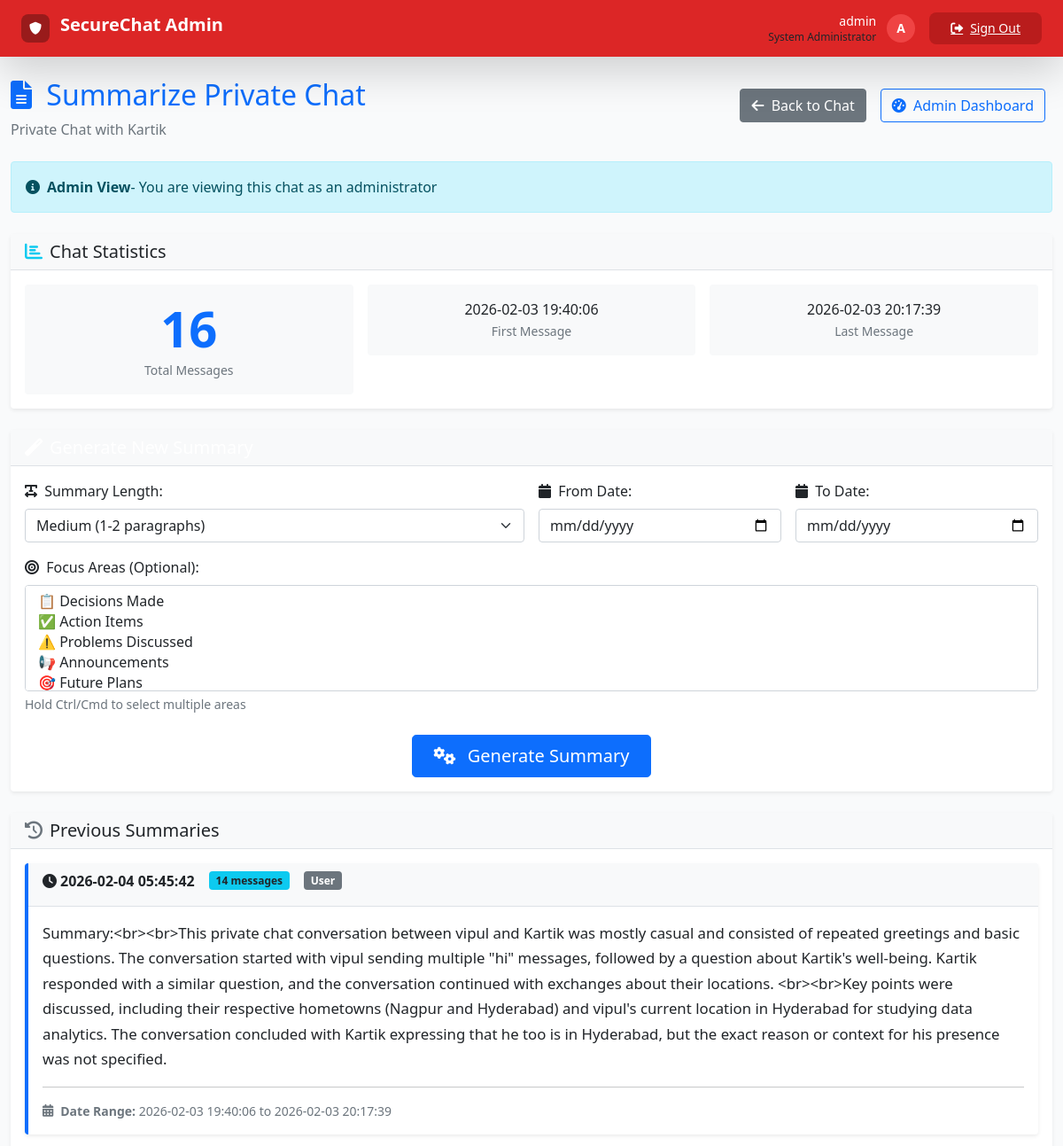
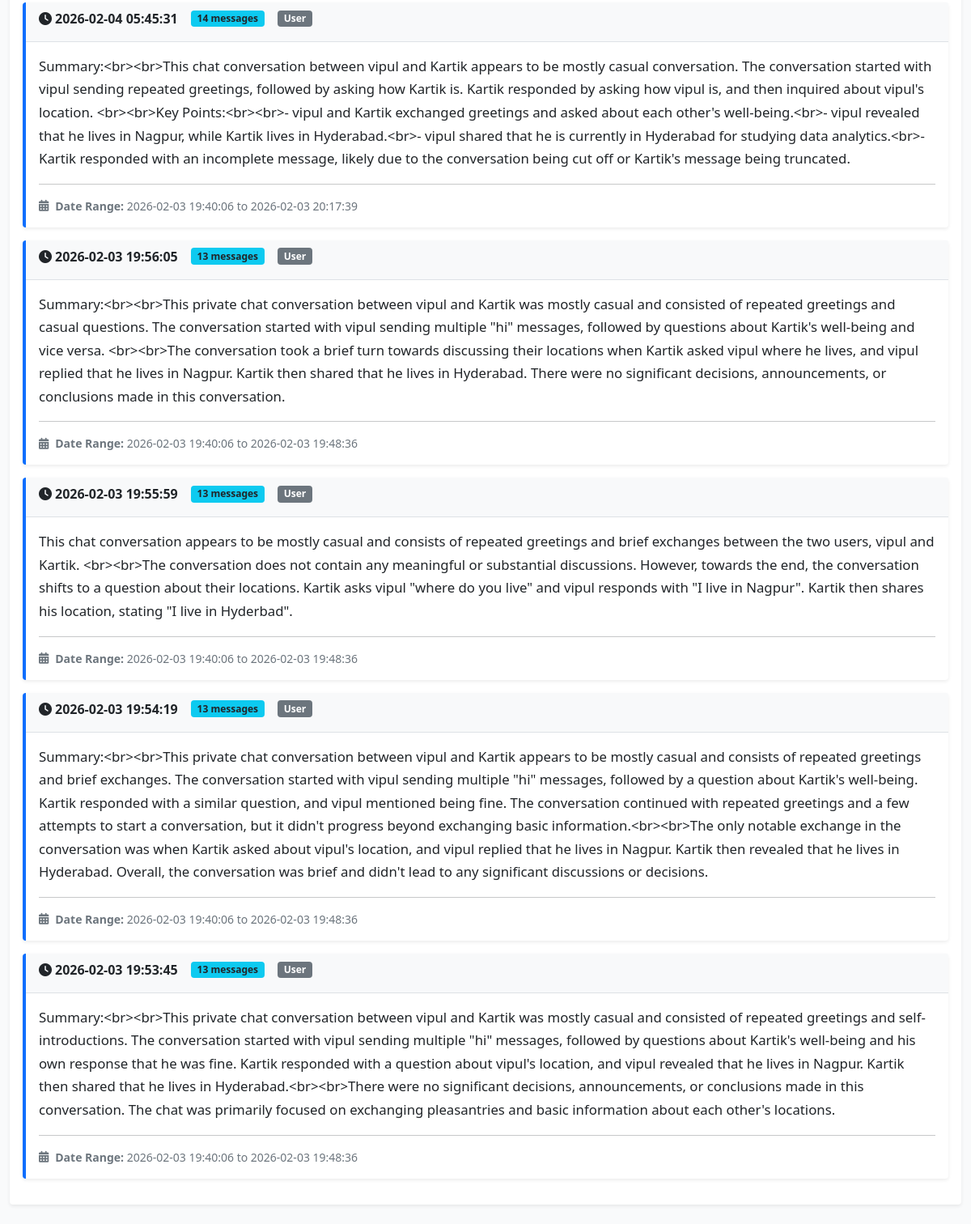
The app's page /summarize_chat/private/13 (signed in) with its own data (2 pictures, top to bottom).
### tables this page shows
CREATE TABLE chat_summaries (
                id INTEGER PRIMARY KEY AUTOINCREMENT,
                chat_type TEXT NOT NULL CHECK (chat_type IN ('private', 'group')),
                chat_id INTEGER NOT NULL,
                summary_text TEXT NOT NULL,
                message_count INTEGER NOT NULL,
                date_range_start TIMESTAMP NOT NULL,
                date_range_end TIMESTAMP NOT NULL,
                created_at TIMESTAMP DEFAULT CURRENT_TIMESTAMP,
                created_by INTEGER NOT NULL,
                created_by_type TEXT NOT NULL CHECK (created_by_type IN ('admin', 'user'))
            );

### app.py (the view, shortened to what this page needs)
@app.route('/summarize_chat/<chat_type>/<int:chat_id>')
@login_or_admin_required
def summarize_chat_page(chat_type, chat_id):
    if 'user_id' in session:
        blocked_check = check_user_blocked_if_user()
        if blocked_check:
            return blocked_check
    conn = get_db_connection()
    is_admin = 'admin_id' in session
    current_user_id = session.get('user_id') if not is_admin else None
    if chat_type == 'private':
        if is_admin:
            other_user = conn.execute(
                'SELECT id, username FROM users WHERE id = ?', (chat_id,)
            ).fetchone()
            if not other_user:
                flash('User not found!')
                conn.close()
                return redirect(url_for('admin_dashboard'))
            chat_name = f"Private Chat with {other_user['username']}"
    existing_summaries = conn.execute('''
        SELECT * FROM chat_summaries
        WHERE chat_type = ? AND chat_id = ?
        ORDER BY created_at DESC
        LIMIT 10
    ''', (chat_type, chat_id)).fetchall()
    if chat_type == 'private':
        if is_admin:
            stats = conn.execute('''
                SELECT COUNT(*) as count, MIN(created_at) as first_msg, MAX(created_at) as last_msg
                FROM messages
                WHERE message_type = 'private' AND (recipient_id = ? OR sender_id = ?)
            ''', (chat_id, chat_id)).fetchone()
    else:
        stats = conn.execute('''
            SELECT COUNT(*) as count, MIN(created_at) as first_msg, MAX(created_at) as last_msg
            FROM messages
            WHERE message_type = 'group' AND group_id = ?
        ''', (chat_id,)).fetchone()
    conn.close()
    chat_info = {
        'type': chat_type,
        'id': chat_id,
        'name': chat_name,
        'is_admin': is_admin
    }
    return render_template('summarize_chat.html',
                         chat_info=chat_info,
                         existing_summaries=existing_summaries,
                         stats=stats)

### app.py (called while the page is built)
@app.template_filter('nl2br')
def nl2br_filter(text):
    if text:
        return text.replace('\n', '<br>')
    return text

def get_db_connection():
    conn = sqlite3.connect('chat.db')
    conn.row_factory = sqlite3.Row
    return conn

def login_or_admin_required(f):
    @wraps(f)
    def decorated_function(*args, **kwargs):
        if 'user_id' not in session and 'admin_id' not in session:
            flash('Please log in to access this page.')
            return redirect(url_for('login'))
        return f(*args, **kwargs)
    return decorated_function

### templates/summarize_chat.html (shortened to what this page needs)
{% extends "base.html" %}
{% block content %}
<link href="https://cdn.jsdelivr.net/npm/bootstrap@5.1.3/dist/css/bootstrap.min.css" rel="stylesheet">
<link href="https://cdnjs.cloudflare.com/ajax/libs/font-awesome/6.0.0/css/all.min.css" rel="stylesheet">
<div class="container-fluid py-4">
    <div class="row">
        <div class="col-12">
            <div class="d-flex justify-content-between align-items-center mb-4 flex-wrap">
                <div>
                    <h2 class="mb-2 text-primary">
                        <i class="fas fa-file-alt me-2"></i>
                        Summarize {{ chat_info.type|title }} Chat
                    </h2>
                    <p class="text-muted mb-0">{{ chat_info.name }}</p>
                </div>
                <div class="d-flex gap-2 flex-wrap">
                    <a href="{{ url_for('chat', chat_type=chat_info.type, chat_id=chat_info.id) }}"
                       class="btn btn-secondary">
                        <i class="fas fa-arrow-left me-1"></i> Back to Chat
                    </a>
                    {% if chat_info.is_admin %}
                        <a href="{{ url_for('admin_dashboard') }}" class="btn btn-outline-primary">
                            <i class="fas fa-tachometer-alt me-1"></i> Admin Dashboard
                        </a>
                    {% else %}
                        <a href="{{ url_for('dashboard') }}" class="btn btn-outline-primary">
                            <i class="fas fa-tachometer-alt me-1"></i> Dashboard
                        </a>
                    {% endif %}
                </div>
            </div>
            {% if chat_info.is_admin %}
                <div class="alert alert-info d-flex align-items-center mb-4">
                    <i class="fas fa-info-circle me-2"></i>
                    <strong>Admin View</strong> - You are viewing this chat as an administrator
                </div>
            {% endif %}
            <div class="card shadow-sm mb-4">
                <div class="card-header bg-light">
                    <h5 class="card-title mb-0 d-flex align-items-center">
                        <i class="fas fa-chart-bar text-info me-2"></i> Chat Statistics
                    </h5>
                </div>
                <div class="card-body">
                    <div class="row g-3">
                        <div class="col-md-4">
                            <div class="text-center p-3 bg-light rounded">
                                <div class="display-4 text-primary fw-bold">{{ stats.count or 0 }}</div>
                                <small class="text-muted fw-semibold">Total Messages</small>
                            </div>
                        </div>
                        <div class="col-md-4">
                            <div class="text-center p-3 bg-light rounded">
                                <div class="fs-6 fw-semibold text-dark">{{ stats.first_msg or 'N/A' }}</div>
                                <small class="text-muted fw-semibold">First Message</small>
                            </div>
                        </div>
                        <div class="col-md-4">
                            <div class="text-center p-3 bg-light rounded">
                                <div class="fs-6 fw-semibold text-dark">{{ stats.last_msg or 'N/A' }}</div>
                                <small class="text-muted fw-semibold">Last Message</small>
                            </div>
                        </div>
                    </div>
                </div>
            </div>
            <div class="card shadow-sm mb-4">
                <div class="card-header bg-primary text-white">
                    <h5 class="card-title mb-0 d-flex align-items-center">
                        <i class="fas fa-magic me-2"></i> Generate New Summary
                    </h5>
                </div>
                <div class="card-body">
                    <form id="summaryForm">
                        <div class="row g-3 mb-3">
                            <div class="col-lg-6">
                                <label for="summary_length" class="form-label fw-semibold">
                                    <i class="fas fa-text-width me-1"></i> Summary Length:
                                </label>
                                <select class="form-select" id="summary_length" name="summary_length">
                                    <option value="medium" selected>Medium (1-2 paragraphs)</option>
                                </select>
                            </div>
                            <div class="col-lg-3">
                                <label for="date_from" class="form-label fw-semibold">
                                    <i class="fas fa-calendar me-1"></i> From Date:
                                </label>
                                <input type="date" class="form-control" id="date_from" name="date_from">
                            </div>
                            <div class="col-lg-3">
                                <label for="date_to" class="form-label fw-semibold">
                                    <i class="fas fa-calendar me-1"></i> To Date:
                                </label>
                                <input type="date" class="form-control" id="date_to" name="date_to">
                            </div>
                        </div>
                        <div class="mb-4">
                            <label for="focus_areas" class="form-label fw-semibold">
                                <i class="fas fa-bullseye me-1"></i> Focus Areas (Optional):
                            </label>
                            <select class="form-select" id="focus_areas" name="focus_areas" multiple style="height: 120px;">
                                <option value="decisions">📋 Decisions Made</option>
                                <option value="action_items">✅ Action Items</option>
                                <option value="problems">⚠️ Problems Discussed</option>
                                <option value="announcements">📢 Announcements</option>
                                <option value="plans">🎯 Future Plans</option>
                            </select>
                            <div class="form-text">Hold Ctrl/Cmd to select multiple areas</div>
                        </div>
                        <div class="text-center">
                            <button type="submit" class="btn btn-primary btn-lg px-4" id="generateBtn">
                                <i class="fas fa-cogs me-2"></i> Generate Summary
                            </button>
                        </div>
                    </form>
                </div>
            </div>
            <div class="card shadow-sm">
                <div class="card-header bg-light">
                    <h5 class="card-title mb-0 d-flex align-items-center">
                        <i class="fas fa-history text-secondary me-2"></i> Previous Summaries
                    </h5>
                </div>
                <div class="card-body">
                    {% if existing_summaries %}
                        {% for summary in existing_summaries %}
                        <div class="card mb-3 border-start border-primary border-4">
                            <div class="card-header bg-light">
                                <div class="d-flex justify-content-between align-items-start flex-wrap">
                                    <div class="d-flex flex-wrap align-items-center gap-2 mb-2 mb-md-0">
                                        <strong class="text-dark">
                                            <i class="fas fa-clock me-1"></i>{{ summary.created_at }}
                                        </strong>
                                        <span class="badge bg-info text-dark">{{ summary.message_count }} messages</span>
                                        <span class="badge bg-secondary">{{ summary.created_by_type|title }}</span>
                                    </div>
                                </div>
                            </div>
                            <div class="card-body">
                                <div class="summary-text mb-3">{{ summary.summary_text|safe|nl2br }}</div>
                                <hr>
                                <small class="text-muted d-flex align-items-center">
                                    <i class="fas fa-calendar-alt me-2"></i>
                                    <strong>Date Range:</strong>&nbsp;{{ summary.date_range_start }} to {{ summary.date_range_end }}
                                </small>
                            </div>
                        </div>
                        {% endfor %}
                    {% endif %}
                </div>
            </div>
        </div>
    </div>
</div>
{% endblock %}

### templates/base.html (shortened to what this page needs)
<!DOCTYPE html>
<html lang="en">
<head>
    <script src="https://cdn.tailwindcss.com"></script>
    <link rel="stylesheet" href="https://cdnjs.cloudflare.com/ajax/libs/font-awesome/6.4.0/css/all.min.css">
</head>
<body class="bg-gray-50 font-sans antialiased">
    <nav class="{% if session.admin_id %}bg-admin-600{% else %}bg-primary-600{% endif %} shadow-lg sticky top-0 z-40">
        <div class="max-w-7xl mx-auto px-4 sm:px-6 lg:px-8">
            <div class="flex justify-between items-center h-16">
                <div class="flex items-center">
                    <div class="flex-shrink-0 flex items-center">
                        <div class="w-8 h-8 {% if session.admin_id %}bg-admin-800{% else %}bg-primary-800{% endif %} rounded-lg flex items-center justify-center mr-3">
                            <i class="fas fa-shield-alt text-white text-sm"></i>
                        </div>
                        <h1 class="text-white text-xl font-semibold">
                            {% if session.admin_id %}
                                SecureChat <span class="text-admin-200">Admin</span>
                            {% else %}
                                SecureChat <span class="text-primary-200">Pro</span>
                            {% endif %}
                        </h1>
                    </div>
                </div>
                <div class="flex items-center space-x-4">
                    {% if session.username or session.admin_username %}
                        <div class="flex items-center space-x-3">
                            <div class="hidden md:block text-right">
                                <div class="text-white text-sm font-medium">
                                    {{ session.admin_username or session.username }}
                                </div>
                                <div class="{% if session.admin_id %}text-admin-200{% else %}text-primary-200{% endif %} text-xs">
                                    {% if session.admin_id %}System Administrator{% else %}User{% endif %}
                                </div>
                            </div>
                            <div class="w-8 h-8 {% if session.admin_id %}bg-admin-500{% else %}bg-primary-500{% endif %} rounded-full flex items-center justify-center">
                                <span class="text-white text-sm font-semibold">
                                    {{ (session.admin_username or session.username)[0].upper() }}
                                </span>
                            </div>
                        </div>
                        <a href="{{ url_for('logout') }}"
                           class="{% if session.admin_id %}bg-admin-700 hover:bg-admin-800{% else %}bg-primary-700 hover:bg-primary-800{% endif %} text-white px-4 py-2 rounded-lg text-sm font-medium transition-colors duration-200 flex items-center">
                            <i class="fas fa-sign-out-alt mr-2"></i>
                            <span class="hidden sm:inline">Sign Out</span>
                        </a>
                    {% endif %}
                </div>
            </div>
        </div>
    </nav>
    <main>
        {% block content %}{% endblock %}
    </main>
</body>
</html>

### templates/summarize_chat.html (style rules this page uses)
.summary-text { line-height: 1.7; font-size: 1.05rem; white-space: pre-wrap; word-wrap: break-word; }
.card { border: none; box-shadow: 0 0.125rem 0.25rem rgba(0, 0, 0, 0.075); transition: all 0.15s ease-in-out; }
.card-header { background-color: #f8f9fa !important; border-bottom: 1px solid #dee2e6; }
.btn { transition: all 0.15s ease-in-out; font-weight: 500; }
.form-select, .form-control { border: 1px solid #ced4da; transition: border-color 0.15s ease-in-out, box-shadow 0.15s ease-in-out; }
.border-start { border-left: 4px solid #0d6efd !important; }
.gap-2 > * { margin-right: 0.5rem; margin-bottom: 0.5rem; }

### records on screen
chat_summaries: created_at "2026-02-04 05:45:42", message_count "14", created_by_type "User", summary_text "Summary:<br><br>This private chat conversation between vipul and Kartik was mostly casual and consisted of repeated greetings and basic questions. The conversation started with vipul sending multiple \"hi\" messages, followed by a question about Kartik's well-being. Kartik responded with a similar question, and the conversation continued with exchanges about their locations. <br><br>Key points were discussed, including their respective hometowns (Nagpur and Hyderabad) and vipul's current location in Hyderabad for studying data analytics. The conversation concluded with Kartik expressing that he too is in Hyderabad, but the exact reason or context for his presence was not specified.", date_range_start "2026-02-03 19:40:06", date_range_end "2026-02-03 20:17:39"
chat_summaries: created_at "2026-02-04 05:45:31", message_count "14", created_by_type "User", summary_text "Summary:<br><br>This chat conversation between vipul and Kartik appears to be mostly casual conversation. The conversation started with vipul sending repeated greetings, followed by asking how Kartik is. Kartik responded by asking how vipul is, and then inquired about vipul's location. <br><br>Key Points:<br><br>- vipul and Kartik exchanged greetings and asked about each other's well-being.<br>- vipul revealed that he lives in Nagpur, while Kartik lives in Hyderabad.<br>- vipul shared that he is currently in Hyderabad for studying data analytics.<br>- Kartik responded with an incomplete message, likely due to the conversation being cut off or Kartik's message being truncated.", date_range_start "2026-02-03 19:40:06", date_range_end "2026-02-03 20:17:39"
chat_summaries: created_at "2026-02-03 19:56:05", message_count "13", created_by_type "User", summary_text "Summary:<br><br>This private chat conversation between vipul and Kartik was mostly casual and consisted of repeated greetings and casual questions. The conversation started with vipul sending multiple \"hi\" messages, followed by questions about Kartik's well-being and vice versa. <br><br>The conversation took a brief turn towards discussing their locations when Kartik asked vipul where he lives, and vipul replied that he lives in Nagpur. Kartik then shared that he lives in Hyderabad. There were no significant decisions, announcements, or conclusions made in this conversation.", date_range_start "2026-02-03 19:40:06", date_range_end "2026-02-03 19:48:36"
chat_summaries: created_at "2026-02-03 19:55:59", message_count "13", created_by_type "User", summary_text "This chat conversation appears to be mostly casual and consists of repeated greetings and brief exchanges between the two users, vipul and Kartik. <br><br>The conversation does not contain any meaningful or substantial discussions. However, towards the end, the conversation shifts to a question about their locations. Kartik asks vipul \"where do you live\" and vipul responds with \"I live in Nagpur\". Kartik then shares his location, stating \"I live in Hyderbad\".", date_range_start "2026-02-03 19:40:06", date_range_end "2026-02-03 19:48:36"
chat_summaries: created_at "2026-02-03 19:54:19", message_count "13", created_by_type "User", summary_text "Summary:<br><br>This private chat conversation between vipul and Kartik appears to be mostly casual and consists of repeated greetings and brief exchanges. The conversation started with vipul sending multiple \"hi\" messages, followed by a question about Kartik's well-being. Kartik responded with a similar question, and vipul mentioned being fine. The conversation continued with repeated greetings and a few attempts to start a conversation, but it didn't progress beyond exchanging basic information.<br><br>The only notable exchange in the conversation was when Kartik asked about vipul's location, and vipul replied that he lives in Nagpur. Kartik then revealed that he lives in Hyderabad.…", date_range_start "2026-02-03 19:40:06", date_range_end "2026-02-03 19:48:36"
chat_summaries: created_at "2026-02-03 19:53:45", message_count "13", created_by_type "User", summary_text "Summary:<br><br>This private chat conversation between vipul and Kartik was mostly casual and consisted of repeated greetings and self-introductions. The conversation started with vipul sending multiple \"hi\" messages, followed by questions about Kartik's well-being and his own response that he was fine. Kartik responded with a question about vipul's location, and vipul revealed that he lives in Nagpur. Kartik then shared that he lives in Hyderabad.<br><br>There were no significant decisions, announcements, or conclusions made in this conversation. The chat was primarily focused on exchanging pleasantries and basic information about each other's locations.", date_range_start "2026-02-03 19:40:06", date_range_end "2026-02-03 19:48:36"

### other values on screen
{{ session.admin_username or session.username }} "admin"
{{ (session.admin_username or session.username)[0].upper() }} "A"
{{ chat_info.type|title }} "Private"
{{ chat_info.name }} "Private Chat with Kartik"
{{ stats.count or 0 }} "16"
{{ stats.first_msg or 'N/A' }} "2026-02-03 19:40:06"
{{ stats.last_msg or 'N/A' }} "2026-02-03 20:17:39"
